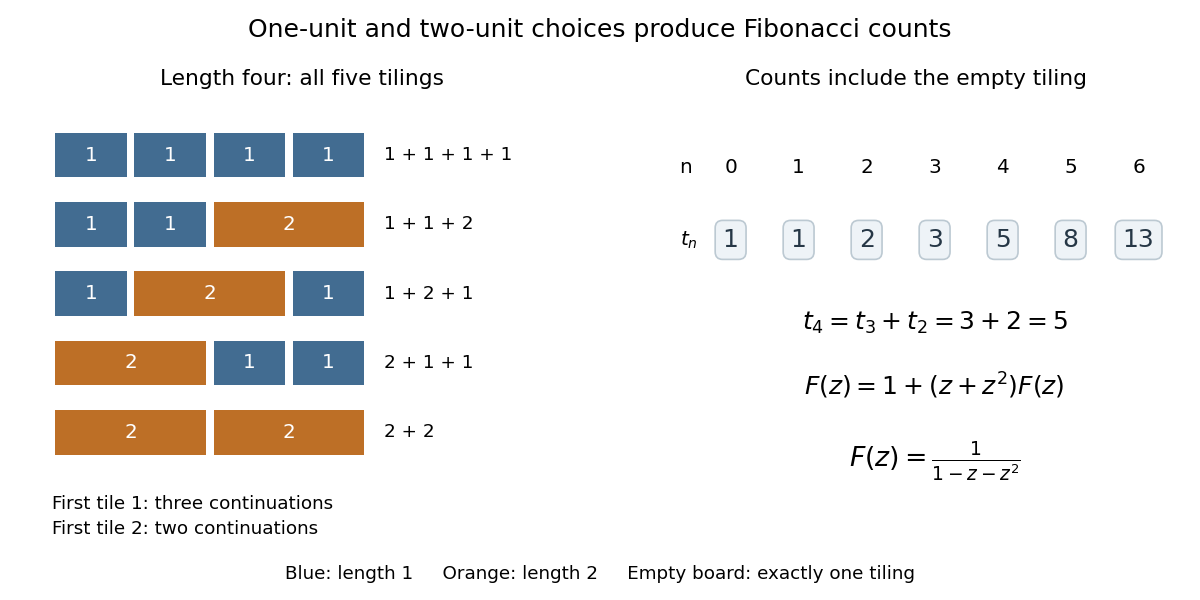

Source code (Python):
"""Enumerate board coverings and illustrate their recurrence; PNG goes to cwd.

Uses the repository's Matplotlib dependency, Python 3.14.4.
"""

from pathlib import Path

import matplotlib
matplotlib.use("Agg")
import matplotlib.pyplot as plt
from matplotlib.patches import Rectangle


def tilings(length):
    if length == 0:
        return [()]
    return [(first,) + rest for first in (1, 2) if first <= length
            for rest in tilings(length - first)]


def draw_board(ax, pieces, y, x=0):
    for width in pieces:
        ax.add_patch(Rectangle((x + 0.035, y), width - 0.07, 0.52,
                               facecolor="#426c91" if width == 1 else "#bd6f26",
                               edgecolor="white", linewidth=1.2))
        ax.text(x + width / 2, y + 0.26, str(width), ha="center", va="center",
                fontsize=12, color="white")
        x += width


def main():
    counts = [len(tilings(n)) for n in range(7)]
    fig, axes = plt.subplots(1, 2, figsize=(10, 5.0), dpi=120)
    fig.patch.set_facecolor("white")
    ax = axes[0]
    for row, pieces in enumerate(tilings(4)):
        y = 4.2 - row * 0.77
        draw_board(ax, pieces, y)
        ax.text(4.2, y + 0.26, " + ".join(map(str, pieces)), va="center", fontsize=11)
    ax.set(xlim=(-0.12, 6.45), ylim=(0.65, 5.05))
    ax.axis("off")
    ax.set_title("Length four: all five tilings", fontsize=13, pad=10)
    ax.text(0, 0.25, "First tile 1: three continuations\nFirst tile 2: two continuations",
            fontsize=11, linespacing=1.5)

    ax = axes[1]
    for n, count in enumerate(counts):
        ax.text(n, 3.3, str(n), ha="center", va="center", fontsize=12)
        ax.text(n, 2.52, str(count), ha="center", va="center", fontsize=15,
                color="#263746", bbox={"boxstyle": "round,pad=0.3", "fc": "#eef3f7",
                                        "ec": "#bcc9d2"})
    ax.text(-0.75, 3.3, "n", fontsize=12, va="center")
    ax.text(-0.75, 2.52, r"$t_n$", fontsize=12, va="center")
    ax.text(3, 1.55, r"$t_4=t_3+t_2=3+2=5$", fontsize=15, ha="center")
    ax.text(3, 0.85, r"$F(z)=1+(z+z^2)F(z)$", fontsize=15, ha="center")
    ax.text(3, 0.08, r"$F(z)=\frac{1}{1-z-z^2}$", fontsize=16, ha="center")
    ax.set(xlim=(-1.1, 6.55), ylim=(-0.25, 4))
    ax.axis("off")
    ax.set_title("Counts include the empty tiling", fontsize=13, pad=10)
    fig.suptitle("One-unit and two-unit choices produce Fibonacci counts", fontsize=15, y=0.97)
    fig.text(0.5, 0.035, "Blue: length 1     Orange: length 2     Empty board: exactly one tiling",
             ha="center", fontsize=11)
    fig.subplots_adjust(left=0.035, right=0.98, top=0.83, bottom=0.17, wspace=0.18)
    fig.savefig(Path.cwd() / Path(__file__).with_suffix(".png").name,
                facecolor="white", transparent=False)
    plt.close(fig)


if __name__ == "__main__":
    main()
